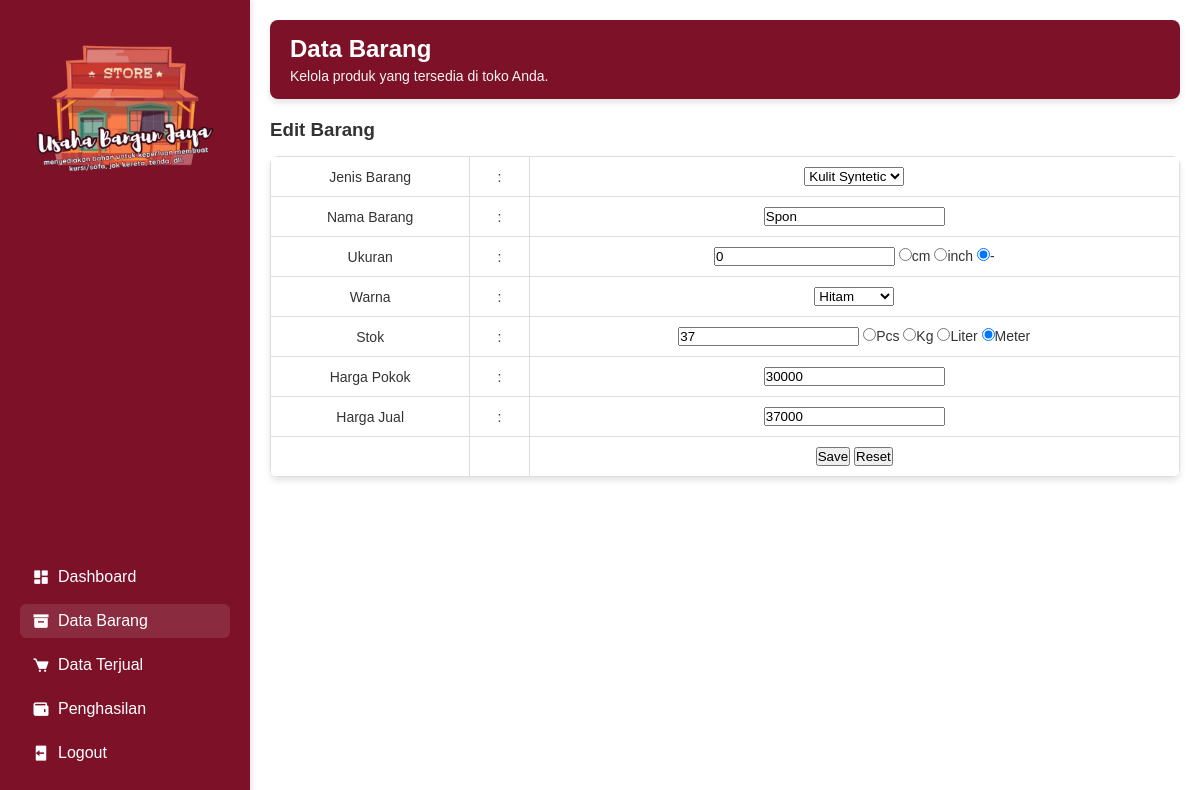
Screenshot of /pemwebakhir/admin/edit_nama.php?id_data=1 with the database file from the repository.
### tables this page shows
CREATE TABLE `data` (
  `id_data` int(11) NOT NULL,
  `jenis_barang` varchar(15) NOT NULL,
  `nama_barang` varchar(15) NOT NULL,
  `ukuran` float DEFAULT NULL,
  `satuan_ukuran` enum('cm','inch','') DEFAULT NULL,
  `warna` enum('hitam','merah','abu-abu','cokelat','biru','kuning','hijau','perunggu','') DEFAULT NULL,
  `stok_awal` int(3) NOT NULL,
  `satuan_stok` enum('pcs','kg','liter','meter') NOT NULL,
  `harga_pokok` int(6) NOT NULL,
  `harga_jual` int(6) NOT NULL
);

### pemwebakhir/admin/edit_nama.php (the view, shortened to what this page needs)
<?php
    include '../koneksi.php';
    $id_data = $_GET['id_data'];
    $data = mysqli_query($conn, "SELECT * FROM data WHERE id_data='$id_data'");
    $row = mysqli_fetch_array($data);
?>
<!DOCTYPE html>
<html lang="id">
<head>
    <link rel="stylesheet" href="../css/dashboard.css">
    <link href='https://unpkg.com/boxicons@2.1.4/css/boxicons.min.css' rel='stylesheet'>
</head>
<body>
<div class="sidebar">
        <div class="logo">
            <img src="../css/logo.png" alt="Logo Usaha Bangun Jaya" class="logo-img">
        </div>
        <ul>
            <li><a href="dashboard.php"><i class='bx bxs-dashboard'></i> Dashboard</a></li>
            <li><a href="data.php" class="active"><i class='bx bxs-box'></i> Data Barang</a></li>
            <li><a href="pesanan.php"><i class='bx bxs-cart'></i> Data Terjual</a></li>
            <li><a href="penghasilan.php"><i class='bx bxs-wallet'></i> Penghasilan</a></li>
            <li><a href="../logout_proses.php"><i class='bx bxs-log-out'></i> Logout</a></li>
        </ul>
    </div>
    <div class="main-content">
        <header>
            <h1>Data Barang</h1>
            <p>Kelola produk yang tersedia di toko Anda.</p>
        </header>
        <div class="content">
            <h3>Edit Barang</h3>
            <form method="POST" action="update_nama.php">
            <table border="0" cellpadding="2">
                <tr align="left">
                    <td>Jenis Barang</td>
                    <td>:</td>
                    <td><select name="jenis_barang">
                        <?php
                        $users = mysqli_query($conn, "SELECT jenis_barang FROM data");
                        while ($user = mysqli_fetch_array($users)) {
                            $selected = ($user['jenis_barang'] == $row['jenis_barang']) ? 'selected' : '';
                            echo "<option value='" . $user['jenis_barang'] . "' $selected>" . $user['jenis_barang'] . "</option>";
                        }
                        ?>
                        </select></td>
                </tr>
                <tr align="left">
                    <td>Nama Barang</td>
                    <td>:</td>
                    <td><input type="text" name="nama_barang" value="<?php echo $row['nama_barang']; ?>"></td>
                </tr>
                <tr align="left">
                    <td>Ukuran</td>
                    <td>:</td>
                    <td><input type="text" name="ukuran" value="<?php echo $row['ukuran']; ?>">
                        <input type="radio" name="satuan_ukuran" value="cm" <?php if($row['satuan_ukuran'] == 'cm') echo 'checked'; ?>>cm
                        <input type="radio" name="satuan_ukuran" value="inch" <?php if($row['satuan_ukuran'] == 'inch') echo 'checked'; ?>>inch
                        <input type="radio" name="satuan_ukuran" value="" <?php if($row['satuan_ukuran'] == '') echo 'checked'; ?>>-</td>
                </tr>
                <tr align="left">
                    <td>Warna</td>
                    <td>:</td>
                    <td><select name="warna">
                        <option value="hitam" <?php if($row['warna'] == 'hitam') echo 'selected'; ?>>Hitam</option>
                        </select></td>
                </tr>
                <tr align="left">
                    <td>Stok</td>
                    <td>:</td>
                    <td><input type="text" name="stok_awal" value="<?php echo $row['stok_awal']; ?>">
                        <input type="radio" name="satuan_stok" value="pcs" <?php if($row['satuan_stok'] == 'pcs') echo 'checked'; ?>>Pcs
                        <input type="radio" name="satuan_stok" value="kg" <?php if($row['satuan_stok'] == 'kg') echo 'checked'; ?>>Kg
                        <input type="radio" name="satuan_stok" value="liter" <?php if($row['satuan_stok'] == 'liter') echo 'checked'; ?>>Liter
                        <input type="radio" name="satuan_stok" value="meter" <?php if($row['satuan_stok'] == 'meter') echo 'checked'; ?>>Meter</td>
                </tr>
                <tr align="left">
                    <td>Harga Pokok</td>
                    <td>:</td>
                    <td><input type="text" name="harga_pokok" value="<?php echo $row['harga_pokok']; ?>"></td>
                </tr>
                <tr align="left">
                    <td>Harga Jual</td>
                    <td>:</td>
                    <td><input type="text" name="harga_jual" value="<?php echo $row['harga_jual']; ?>"></td>
                </tr>
                <tr align="left">
                    <td></td>
                    <td></td>
                    <td><input type="submit" name="create" value="Save">
                        <input type="reset" value="Reset"></td>
                </tr>
            </table>
        </form>
        </div>
    </div>
</body>
</html>

### pemwebakhir/css/dashboard.css (style rules this page uses)
* { margin: 0; padding: 0; box-sizing: border-box; font-family: 'Poppins', sans-serif; }
body { display: flex; min-height: 100vh; color: #333; background-color: #f8f9fa; }
.sidebar { width: 250px; background-color: #7D1128; color: #fff; display: flex; flex-direction: column; justify-content: space-between; position: fixed; height: 100%; padding: 20px 0; box-shadow: 2px 0 5px rgba(0, 0, 0, 0.1); }
.sidebar .logo { text-align: center; margin-bottom: 20px; }
.sidebar .logo img { width: 180px; height: auto; margin-bottom: 10px; }
.sidebar ul { list-style: none; padding: 0 20px; }
.sidebar ul li { margin: 10px 0; }
.sidebar ul li a { text-decoration: none; color: #fff; display: flex; align-items: center; padding: 8px 12px; border-radius: 6px; transition: 0.3s; }
.sidebar ul li a:hover, .sidebar ul li a.active { background-color: #8a2b3f; color: #fff; }
.sidebar ul li a i { font-size: 18px; margin-right: 8px; }
.main-content { margin-left: 250px; width: calc(100% - 250px); padding: 20px; background-color: #fff; }
header { background-color: #7D1128; padding: 15px 20px; border-radius: 8px; box-shadow: 0 4px 6px rgba(0, 0, 0, 0.1); margin-bottom: 20px; color: #fff; }
header h1 { font-size: 24px; margin-bottom: 5px; }
header p { font-size: 14px; color: #f5f5f5; }
table { width: 100%; border-collapse: collapse; margin-top: 15px; background-color: #fff; border-radius: 8px; overflow: hidden; box-shadow: 0 4px 6px rgba(0, 0, 0, 0.1); }
th, td { padding: 10px 15px; text-align: center; border: 1px solid #ddd; font-size: 14px; }

### rows the page displays
data: nama_barang "Spon", ukuran "0", satuan_ukuran "☑", warna "Hitam", stok_awal "37", satuan_stok "☑", harga_pokok "30000", harga_jual "37000"

### other values shown
form field jenis_barang "Kulit Syntetic"
